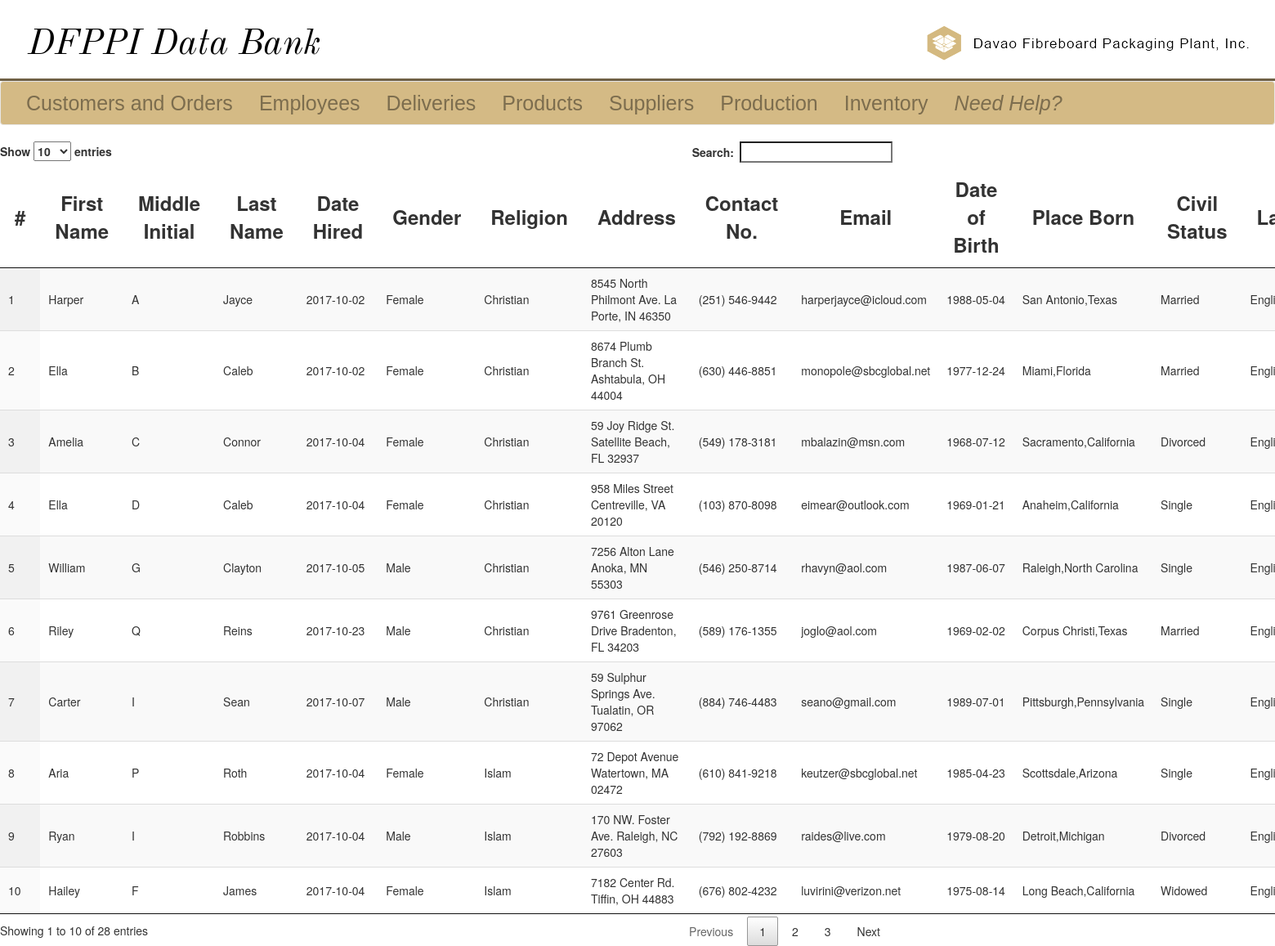
The page /employees-view.php (signed in) on the database as committed earlier.
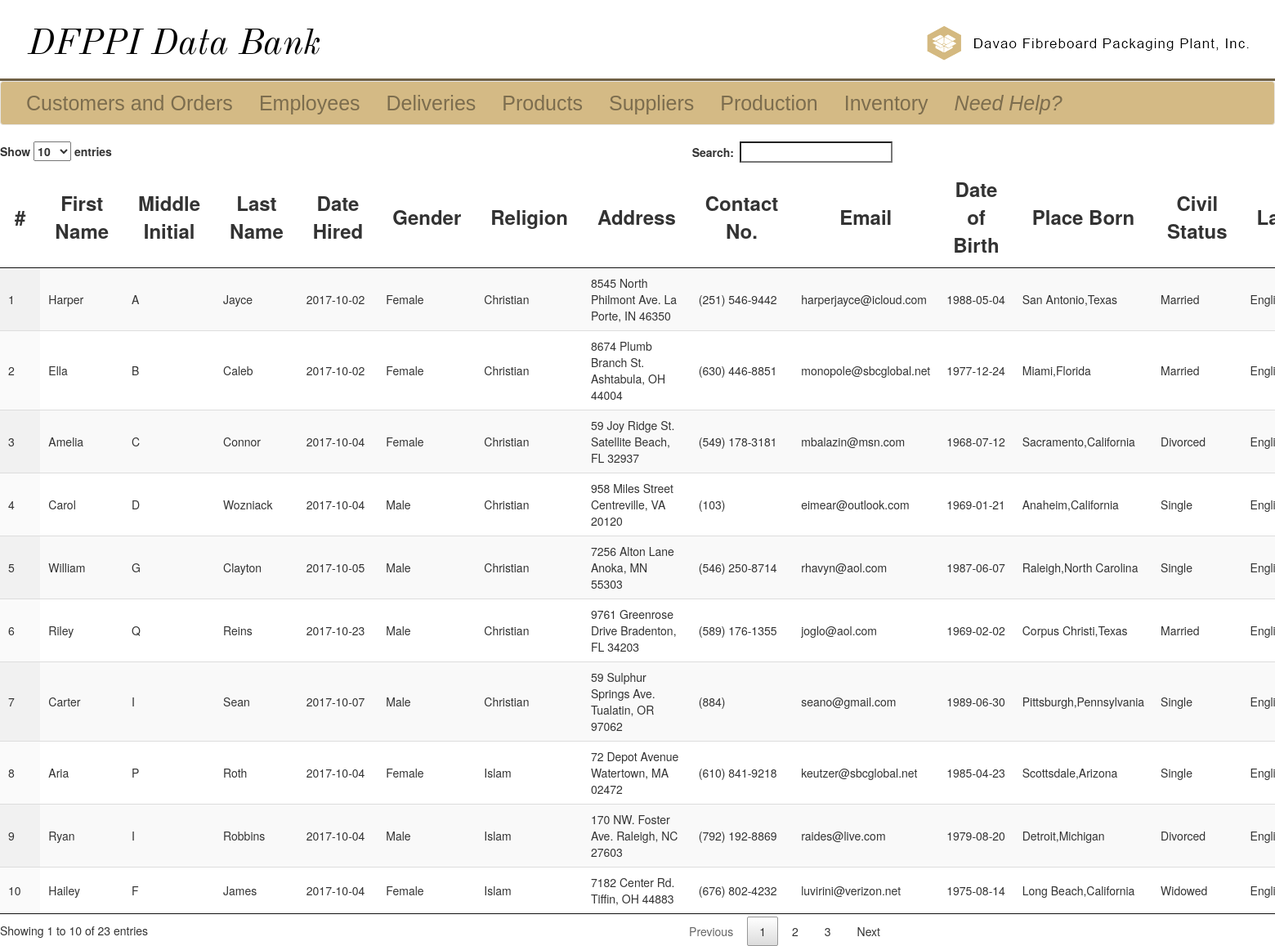
The same page on the database as committed later.
### tables this page shows
CREATE TABLE `faculty` (
  `f_id` int(11) NOT NULL,
  `f_firstName` varchar(32) NOT NULL,
  `f_midInitial` varchar(8) NOT NULL,
  `f_lastName` varchar(32) NOT NULL,
  `f_dateHired` date NOT NULL,
  `f_sex` varchar(16) NOT NULL,
  `f_religion` varchar(16) NOT NULL,
  `f_address` varchar(128) NOT NULL,
  `f_mobileNo` varchar(32) NOT NULL,
  `f_email` varchar(32) NOT NULL,
  `f_dateOfBirth` date NOT NULL,
  `f_placeOfBirth` varchar(32) NOT NULL,
  `f_civilStatus` varchar(16) NOT NULL,
  `f_langSpoken` varchar(32) NOT NULL,
  `f_position` varchar(32) NOT NULL,
  `f_salary` int(11) NOT NULL,
  `f_department` varchar(32) NOT NULL,
  `f_status` enum('Okay','Terminated') NOT NULL DEFAULT 'Okay' COMMENT 'Okay/Terminated'
);

### employees-view.php (the view, shortened to what this page needs)
<!DOCTYPE html>
<?php
    require 'sql_connect.php';
    $view = "SELECT *
    FROM faculty f
    WHERE f.f_status = 'Okay'
    ORDER BY f.f_id";
    $result = mysqli_query($conn, $view);
?>
<html>
	<head>
		<link rel="stylesheet" href="css/jquery.dataTables.css">
		<link rel = "stylesheet" href = "css/bootstrap.min.css">
		<link rel = "stylesheet" href = "css/design.css">
	</head>
	<body>
		<div class = "ultra-banner">
			<div class = "left-ub">
				<a href = "home.php"><img id = "left-logo" src = "images/ultra-banner.png" alt = "DFPPI Home"></a>
			</div>
			<div class = "right-ub">
				<a href = "http://www.davaofibre.ph"><img id = "right-logo" src = "images/other.png" alt = "Employee Module"></a>
			</div>
		</div>
		<div class = "line-sep">
		</div>
		<nav class="navbar navbar-default" id = "myNav">
			<div class="container-fluid">
				<ul class="nav navbar-nav">
					<li><a id = "li-a" href = "customers.php">Customers and Orders</a></li>
					<li><a id = "li-a" href = "employees.php">Employees</a></li>
					<li><a id = "li-a" href = "deliveries.php">Deliveries</a></li>
					<li><a id = "li-a" href = "products.php">Products</a></li>
					<li><a id = "li-a" href = "supplier.php">Suppliers</a></li>
					<li><a id = "li-a" href = "production.php">Production</a></li>
					<li><a id = "li-a" href = "inventory.php">Inventory</a></li>
					<li><a id = "li-a" href = "docs/manual.html"><i>Need Help?</i></a></li>
				</ul>
			</div>
		</nav>
		<div id="viewTableOnly">
			<table id="table" class="display">
				<thead>
					<tr>
						<th>#</th>
						<th>First Name</th>
                        <th>Middle Initial</th>
						<th>Last Name</th>
						<th>Date Hired</th>
                        <th>Gender</th>
                        <th>Religion</th>
                        <th>Address</th>
                        <th>Contact No.</th>
                        <th>Email</th>
                        <th>Date of Birth</th>
                        <th>Place Born</th>
                        <th>Civil Status</th>
                        <th>Language</th>
					</tr>
				</thead>
				<tbody>
					<?php
						while($key = mysqli_fetch_assoc($result)){
							echo "<tr>";
							echo "<td>{$key['f_id']}</td>";
							echo "<td>{$key['f_firstName']}</td>";
                            echo "<td>{$key['f_midInitial']}</td>";
							echo "<td>{$key['f_lastName']}</td>";
							echo "<td>{$key['f_dateHired']}</td>";
                            echo "<td>{$key['f_sex']}</td>";
                            echo "<td>{$key['f_religion']}</td>";
                            echo "<td>{$key['f_address']}</td>";
                            echo "<td>{$key['f_mobileNo']}</td>";
                            echo "<td>{$key['f_email']}</td>";
                            echo "<td>{$key['f_dateOfBirth']}</td>";
                            echo "<td>{$key['f_placeOfBirth']}</td>";
                            echo "<td>{$key['f_civilStatus']}</td>";
                            echo "<td>{$key['f_langSpoken']}</td>";
							echo "</tr>";
						}
					?>
				</tbody>
			</table>
        </div>
	</body>
</html>

Rows that differ between the two databases and show on the page:
changed faculty "958 Miles Street Centreville, VA 20120": f_firstName "Ella" → "Carol"; f_lastName "Caleb" → "Wozniack"; f_sex "Female" → "Male"; f_mobileNo "(103) 870-8098" → "(103)"
changed faculty "Carter": f_mobileNo "(884) 746-4483" → "(884)"; f_dateOfBirth "1989-07-01" → "1989-06-30"
Other text that changed with them:
text written by a page script: "Show entries Search: Showing 1 to 10 of 28 entries Previous 1 2 3 Next" → "Show entries Search: Showing 1 to 10 of 23 entries Previous 1 2 3 Next"
